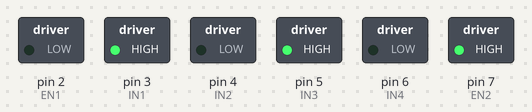
Bench run of a sketch on a simulated Arduino Nano, built with avr-gcc and run on an emulated ATmega328P. Shown: switched loads named in the sketch (green lamp = pin HIGH). What the sketch prints to the serial monitor is not drawn.

Above: at 0.1 s.
Timing chart, 0 to 1.6 s (numbered marks = the images above):
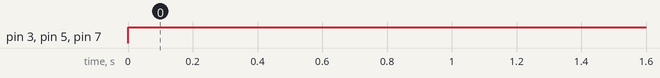

Measured:
- by itself, pin 3 (IN1), pin 5 (IN3), pin 7 (EN2): LOW → HIGH at 0.00 s

The sketch:

4WD_rec.ino
```cpp
/*
  Author: Advait Thale
  *******************************************************************
  *                     4WD Receiver(Bluetooth Car)                 *
  *******************************************************************

  4WD with DC motors controlled by L293D Motor driver implemented on Arduino Nano
  and consoled via HC-05 (Bluetooth 4.0). The 4WD is controlled by self made handheld
  direction control console via dual-axis potentiometer also having HC-05 and Arduino
  Nano as MCU. As D-A pot is moved the 4WD moves. The implemented direction movements
  on Dual-axis pot. are:
  -----------------------------------------------------------------------------------
                                     Forward

                           Turn Left         Turn Right

                                     Backward
  -----------------------------------------------------------------------------------
*/

#include <SoftwareSerial.h>

#define EN1 2 // PWM pin A
#define EN2 7 // PWM pin B
#define IN1 3 // Input pin 1
#define IN2 4 // Input pin 2
#define IN3 5 // Input pin 3
#define IN4 6 // Input pin 4


int pwm = 255;
int x , y , x1, y1;
int motorSpeedA = 0;
int motorSpeedB = 0;
uint16_t valx, valy;
SoftwareSerial bt(10, 11); //TX, RX

void setup()
 {
  bt.begin(38400);
  Serial.begin(38400);
  pinMode(EN1, OUTPUT);
  pinMode(IN1, OUTPUT);
  pinMode(IN2, OUTPUT);
  pinMode(IN3, OUTPUT);
  pinMode(IN4, OUTPUT);
  pinMode(EN2, OUTPUT);

}

void loop()
{
  if (bt.available() >= 0)
  {
    if (bt.available() >= 8)
    {
      byte val = bt.read();
      if (val == 0xE7) //x start
      {
        byte xh = bt.read();
        byte xl = bt.read();
        byte yh = bt.read();
        byte yl = bt.read();
        bt.flush();
        valx = ((xh << 3) | xl);
        valy = ((yh << 3) | yl);
      }
    }
    x = valx - x1;
    y = valy - y1;

    Serial.print("\tvalx: ");
    Serial.print(x);
    Serial.print("\tvaly: ");
    Serial.println(y);

    if (y < 512)
   {
    digitalWrite(IN1, HIGH);
    digitalWrite(IN2, LOW);
    digitalWrite(IN3, HIGH);
    digitalWrite(IN4, LOW);
    motorSpeedA = map(y, 512, 0, 0, 255);
    motorSpeedB = map(y, 512, 0, 0, 255);
   }
   else if (y > 512)
   {
    digitalWrite(IN1, LOW);
    digitalWrite(IN2, HIGH);
    digitalWrite(IN3, LOW);
    digitalWrite(IN4, HIGH);
    motorSpeedA = map(y, 512, 1023, 0, 255);
    motorSpeedB = map(y, 512, 1023, 0, 255);
   }
    else
    {
      motorSpeedA = 0;
      motorSpeedB = 0;
    }
    if (x < 512)
    {
      // Convert the declining X-axis readings from 470 to 0 into increasing 0 to 255 value
      int xMapped = map(x, 512, 0, 0, 255);
      motorSpeedA = motorSpeedA - xMapped;
      motorSpeedB = motorSpeedB + xMapped;
      if (motorSpeedA < 0)
      {
        motorSpeedA = 0;
      }
      if (motorSpeedB > 255)
      {
        motorSpeedB = 255;
      }
    }
    if (x > 512)
    {
      int xMapped = map(x, 512, 1023, 0, 255);
      motorSpeedA = motorSpeedA + xMapped;
      motorSpeedB = motorSpeedB - xMapped;
      if (motorSpeedA > 255)
      {
        motorSpeedA = 255;
      }
      if (motorSpeedB < 0)
      {
        motorSpeedB = 0;
      }
    }
    if (motorSpeedA < 70)
    {
      motorSpeedA = 0;
    }
    if (motorSpeedB < 70)
    {
      motorSpeedB = 0;
    }
    analogWrite(EN1, motorSpeedA);
    analogWrite(EN2, motorSpeedB);
  }
  bt.flush();
}
```
